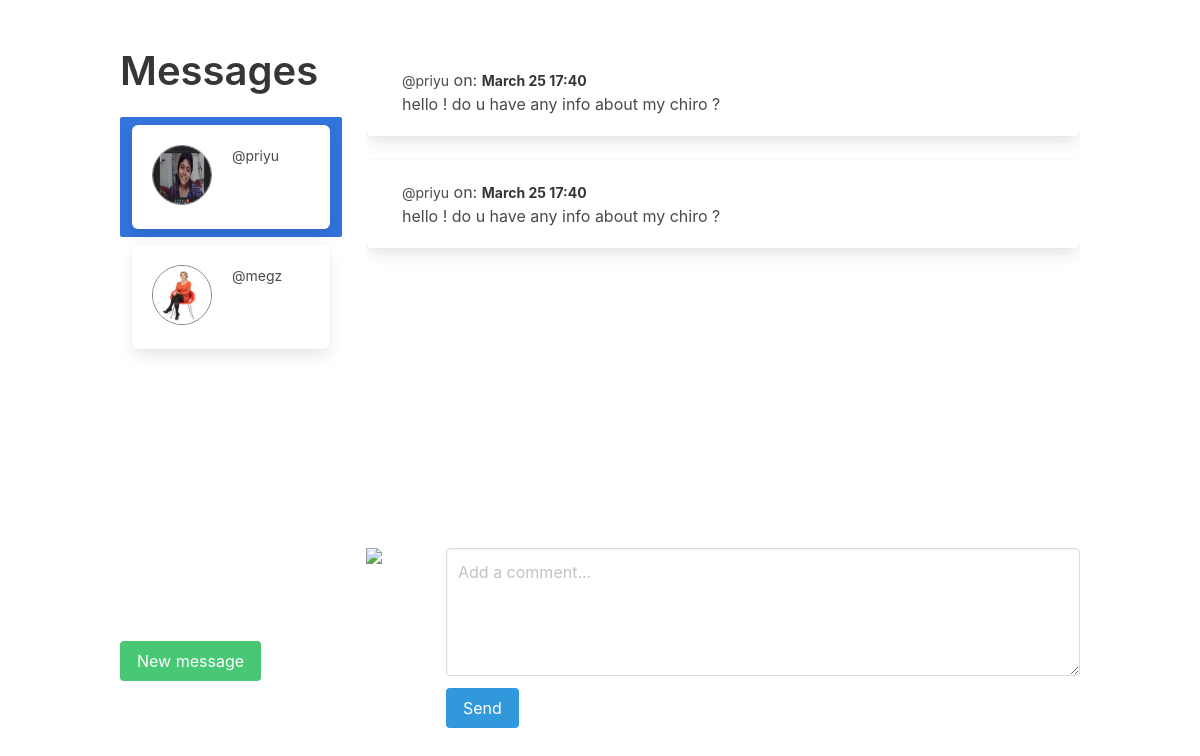
/direct/ (signed in), run on the app's committed database.
### mainApp/models.py (models this page shows, shortened)
class Profile(models.Model):
    user=models.OneToOneField(User,on_delete=models.CASCADE)
    image=models.ImageField(default='default.jpg',upload_to='profile_pics')

### direct/models.py (models this page shows, shortened)
class Message(models.Model):
	user = models.ForeignKey(User, on_delete=models.CASCADE, related_name='user')
	sender = models.ForeignKey(User, on_delete=models.CASCADE, related_name='from_user')
	recipient = models.ForeignKey(User, on_delete=models.CASCADE, related_name='to_user')
	body = models.TextField(max_length=1000, blank=True, null=True)
	date = models.DateTimeField(auto_now_add=True)
	is_read = models.BooleanField(default=False)
	def get_messages(user):
		messages = Message.objects.filter(user=user).values('recipient').annotate(last=Max('date')).order_by('-last')
		users = []
		for message in messages:
			users.append({
				'user': User.objects.get(pk=message['recipient']),
				'last': message['last'],
				'unread': Message.objects.filter(user=user, recipient__pk=message['recipient'], is_read=False).count()
				})
		return users

### direct/views.py (the view)
# urls.py: path('', Inbox, name='inbox'),
@login_required
def Inbox(request):
	messages = Message.get_messages(user=request.user)
	active_direct = None
	directs = None
	if messages:
		message = messages[0]
		active_direct = message['user'].username
		directs = Message.objects.filter(user=request.user, recipient=message['user'])
		directs.update(is_read=True)
		for message in messages:
			if message['user'].username == active_direct:
				message['unread'] = 0
	context = {
		'directs': directs,
		'messages': messages,
		'active_direct': active_direct,
		}
	template = loader.get_template('direct.html')
	return HttpResponse(template.render(context, request))

### mainApp/templates/direct.html (shortened to what this page needs)
{% extends 'base.html' %}
{% load static %}
{% block content %}
  <div class="columns is-mobile">
  <div class="column is-one-quarter">
  <aside class="menu">
    <h1 class="title is-2">
    Messages
    </h1>
  <ul style="overflow-y: scroll; height: 500px" class="menu-list">
{% for message in messages %}
<a class="{% if active_direct == message.user.username %}is-active{% endif %}" href="{% url 'directs' message.user.username %}">
<div class="box">
  <article class="media">
    <div class="media-left">
      <figure class="image is-64x64">
          {% if message.user.profile.image.url%}
          <img style="border-radius: 50%;height:60px;width:60px;border:1px solid grey"src="{{message.user.profile.image.url}}">
          {% else %}
            <img src="https://thumbs.dreamstime.com/b/default-avatar-profile-flat-icon-vector-contact-symbol-illustration-184752213.jpg" alt="Placeholder image">
          {% endif %}
      </figure>
    </div>
    <div class="media-content">
      <div class="content">
        <p>
          <strong>{{ message.user.profile.first_name }} {{ message.user.profile.last_name }}</strong> <small>@{{ message.user.username }}</small>
        </p>
      </div>
    </div>
  </article>
</div>
</a>
{% endfor %}
  </ul>
  </aside>
<br>
<a href="{% url 'usersearch' %}" class="button is-success">New message</a>
</div>
<div class="column">
<div style="overflow-y: scroll; height: 500px">
{% for direct in directs %}
<div class="box">
  <article class="media">
    <div class="media-content">
      <div class="content">
        <p>
          <strong>{{ direct.sender.profile.first_name }} {{ direct.sender.profile.last_name }}</strong> <small>@{{ direct.sender.username }}</small> on: <strong><small>{{ direct.date|date:'N d G:i'}}</small></strong>
        </p>
        {{ direct.body }}
      </div>
    </div>
  </article>
</div>
{% endfor %}
</div>
<form role="form" method="POST" action="{% url 'send_direct' %}">
<article class="media">
  <figure class="media-left">
    <p class="image is-64x64">
      <img src="https://thumbs.dreamstime.com/b/default-avatar-profile-flat-icon-vector-contact-symbol-illustration-184752213.jpg">
    </p>
  </figure>
  <div class="media-content">
    <div class="field">
      <p class="control">
        <textarea class="textarea" name="body" placeholder="Add a comment..."></textarea>
      </p>
    </div>
    <nav class="level">
      <div class="level-left">
        <div class="level-item">
          <button type="submit" name="action" class="button is-info">Send</buttom>
        </div>
      </div>
    </nav>
  </div>
</article>
</form>
</div>
</div>
{% endblock %}

### mainApp/templates/base.html (shortened to what this page needs)
{% load static %}
<!DOCTYPE html>
<html>
  <head>
    <link rel="stylesheet" href="{% static 'css/bulma.min.css' %}">
    <link rel="stylesheet" href="{% static 'css/style.css' %}">
  </head>
  <body>
  <section class="section">
    <div class="container">
      {% block content %}
      {% endblock %}
    </div>
  </section>
  </body>
</html>

### static/css/style.css (style rules this page uses)
* { box-sizing:border-box }

### data on the page
Message: sender.username "priyu", date "March 25 17:40", body "hello ! do u have any info about my chiro ?"
Message: sender.username "priyu", date "March 25 17:40", body "hello ! do u have any info about my chiro ?"

### other printed values
{{ message.user.username }} "priyu"
{{ message.user.username }} "megz"
